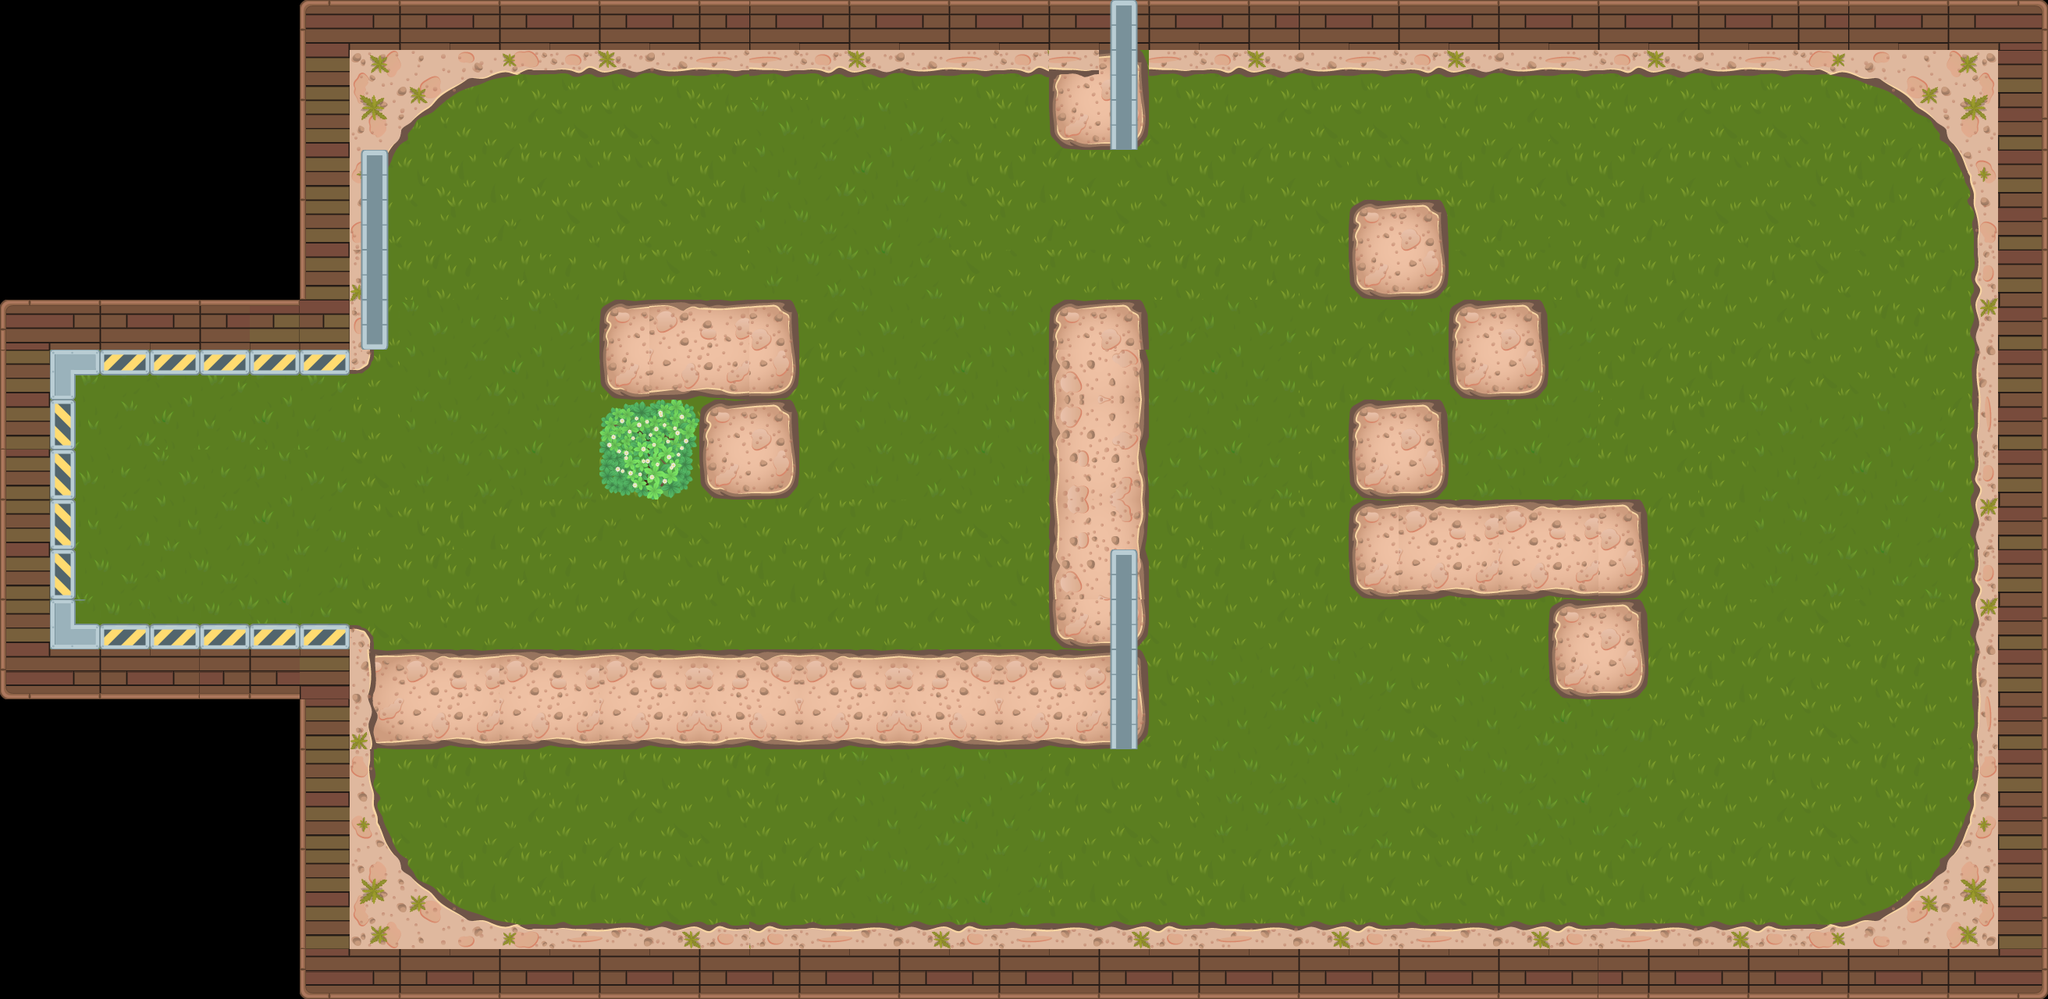

This game map was drawn from its Tiled (.tmx) file and the tilesets committed beside it. A one-line description and the trimmed map source follow:
An orthogonal 41x20 tile map with 64x64 px tiles, 3 tile layers (background, bourder, above) and 42 objects (7x gold, 4x crystal, 4x circle, 3x box, 3x enimy, ...).

<map version="1.2" tiledversion="1.2.4" orientation="orthogonal" renderorder="right-down" width="41" height="20" tilewidth="64" tileheight="64" infinite="0" nextlayerid="14" nextobjectid="96">
 <properties>
  <property name="score" type="int" value="350" />
 </properties>
 <tileset firstgid="1" source="tiles2.tsx" />
 <layer id="10" name="background" width="41" height="20">
  <data>[820 cells, 629 non-empty, 32 distinct tile ids]</data>
 </layer>
 <layer id="11" name="bourder" width="41" height="20">
  <data>[820 cells, 322 non-empty, 48 distinct tile ids]</data>
 </layer>
 <layer id="12" name="above" width="41" height="20">
  <data>[820 cells, 14 non-empty, 6 distinct tile ids]</data>
 </layer>
 <objectgroup id="3" name="BourderObjet">
  <object id="42" x="454" y="836.667" width="1014.67" height="116.667" />
  <object id="47" x="782" y="388" width="235.334" height="245.333" />
  <object id="49" x="1350" y="385.333" width="116.667" height="444" />
  <object id="50" x="1733.33" y="513.833" width="118.333" height="123.5" />
  <object id="52" x="1733.33" y="640" width="372" height="124" />
  <object id="53" x="1992" y="773.333" width="114.667" height="118.667" />
  <object id="54" x="1858.33" y="385.333" width="124.333" height="124" />
  <object id="55" x="1730.83" y="256" width="124.667" height="124.167" />
  <object id="56" x="1349.67" y="85.3333" width="120.667" height="101.333" />
  <object id="64" x="95.5" y="478.75">
   <polyline points="0,0 -0.25,322 348.5,322.25 352.25,326.75 361.75,327 372.75,331 378.25,339.25 378.25,352.5 378.25,522.25 383.5,538.75 383.25,554.5 402.25,605.75 435,649.25 505.25,701.25 528.75,701.5 548,709 569,707 581.5,712.75 2236.25,713.25 2253.5,706.75 2269.75,709.75 2294.75,701 2310.75,701 2401.25,637.5 2401.25,623 2411.25,612.5 2433.75,558.5 2434.5,536.25 2440.25,516.75 2439.75,-198.5 2429.75,-246.25 2429.5,-255.25 2404,-299.75 2384,-325 2358.5,-344.75 2322.25,-371.75 2310,-378.5 2292.75,-378 2265.25,-387.5 2252.75,-384 2238.25,-389.75 581.25,-390 567.5,-384 550,-387.25 525,-378.5 505.75,-379 426.25,-319 414.417,-300.333 391.333,-259.917 377.875,-198.438 379.438,-164.469 379.75,-25 376.5,-14 365.5,-4.75 353.5,-4.25 349.25,0.25 -3,0.5" />
  </object>
  <object id="70" x="470.667" y="193.333" width="21.3333" height="249.333" />
 </objectgroup>
 <objectgroup id="13" name="Place">
  <object id="62" type="place" x="1972" y="252">
   <point />
  </object>
 </objectgroup>
 <objectgroup id="2" name="Player">
  <object id="27" type="player" x="254.667" y="637.333">
   <point />
  </object>
 </objectgroup>
 <objectgroup id="4" name="Box">
  <object id="83" type="box" x="1272" y="156">
   <point />
  </object>
  <object id="84" type="box" x="2320" y="356">
   <properties>
    <property name="code" type="int" value="2" />
   </properties>
   <point />
  </object>
  <object id="85" type="box" x="1796" y="1012">
   <properties>
    <property name="code" type="int" value="4" />
   </properties>
   <point />
  </object>
 </objectgroup>
 <objectgroup id="5" name="Enimy">
  <object id="32" type="enimy" x="827.273" y="1090.91">
   <properties>
    <property name="code" type="int" value="1" />
   </properties>
   <point />
  </object>
  <object id="33" type="enimy" x="2448.49" y="909.092">
   <properties>
    <property name="code" type="int" value="1" />
   </properties>
   <point />
  </object>
  <object id="34" type="enimy" x="2342.42" y="196.97">
   <properties>
    <property name="code" type="int" value="2" />
   </properties>
   <point />
  </object>
 </objectgroup>
 <objectgroup id="6" name="Pickup">
  <object id="28" type="crystal" x="1921.21" y="569.697">
   <point />
  </object>
  <object id="29" type="crystal" x="1778.79" y="451.515">
   <point />
  </object>
  <object id="30" type="crystal" x="1924.24" y="839.394">
   <point />
  </object>
  <object id="31" type="crystal" x="642.424" y="1090.91">
   <point />
  </object>
  <object id="89" type="gold" x="612" y="248">
   <point />
  </object>
  <object id="90" type="gold" x="848" y="180">
   <point />
  </object>
  <object id="91" type="gold" x="2448" y="608">
   <point />
  </object>
  <object id="92" type="gold" x="2368" y="1048">
   <point />
  </object>
  <object id="93" type="gold" x="1856" y="1112">
   <point />
  </object>
  <object id="94" type="gold" x="1200" y="1088">
   <point />
  </object>
  <object id="95" type="gold" x="628" y="780">
   <point />
  </object>
 </objectgroup>
 <objectgroup id="7" name="Door">
  <object id="66" type="door" x="468" y="492" width="22" height="304" />
  <object id="68" type="door" x="1426.67" y="963.333" width="24" height="221.667" />
  <object id="86" type="door" x="1430.67" y="196" width="18.6667" height="222.667" />
 </objectgroup>
 <objectgroup id="10" name="Bomb">
  <object id="76" type="bomb" x="957.576" y="733.333">
   <point />
  </object>
  <object id="77" type="bomb" x="2260.61" y="1136.36">
   <properties>
    <property name="code" type="int" value="2" />
   </properties>
   <point />
  </object>
  <object id="79" type="bombzon" x="1215.15" y="957.576">
   <properties>
    <property name="code" type="int" value="6" />
    <property name="zone" value="1" />
   </properties>
   <point />
  </object>
 </objectgroup>
 <objectgroup id="11" name="Light" />
 <objectgroup id="13" name="Zone">
  <object id="78" name="zone 1" type="zone" x="478.788" y="933.333" width="1318.18" height="275.758">
   <properties>
    <property name="Id" value="1" />
   </properties>
  </object>
 </objectgroup>
 <objectgroup id="14" name="Circle">
  <object id="72" type="circle" x="2103.03" y="1072.73">
   <properties>
    <property name="code" type="int" value="0" />
   </properties>
   <point />
  </object>
  <object id="73" type="circle" x="1196.97" y="742.424">
   <properties>
    <property name="code" type="int" value="2" />
   </properties>
   <point />
  </object>
  <object id="74" type="circle" x="1000" y="1096.97">
   <properties>
    <property name="code" type="int" value="1" />
   </properties>
   <point />
  </object>
  <object id="75" type="circle" x="1603.03" y="178.788">
   <point />
  </object>
 </objectgroup>
 <objectgroup id="15" name="Text">
  <object id="88" name="Stage 4" x="248" y="524">
   <point />
  </object>
 </objectgroup>
</map>
